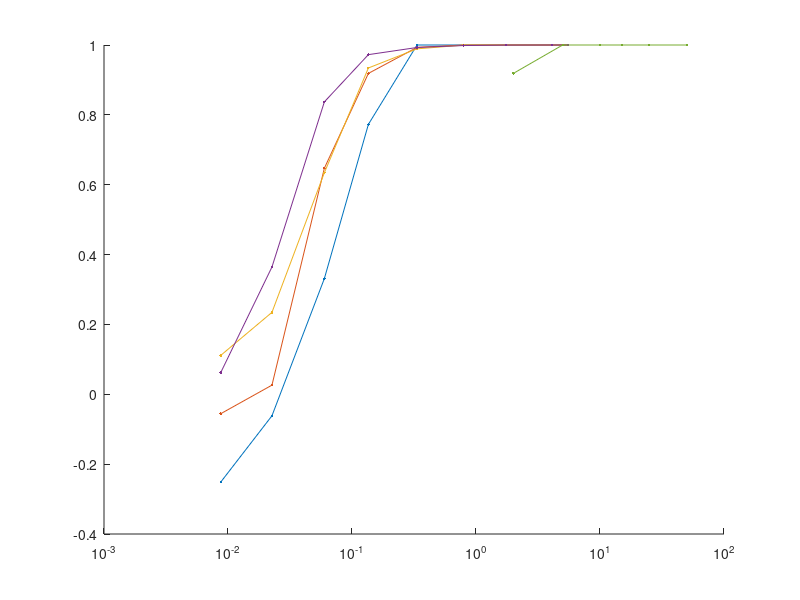

Source code (MATLAB): (Note: this script raises an error after producing the figure.)
data = load('test_steps_accuracy');

%%
t=10;
ni=data.nets(5);


clf; hold all;
semilogx(squeeze(data.recordeffmv(ni,:,t)),squeeze(data.recordtaunn(ni,:,t,:)),'.-');
semilogx(data.nmults,squeeze(data.recordtstaunn(ni,:,t,2)),'.-');
set(gca,'XScale','log');
title(graphnames(ni));
xlim([1e-3,1e2]);
ylim([-0.1,1.1]);

